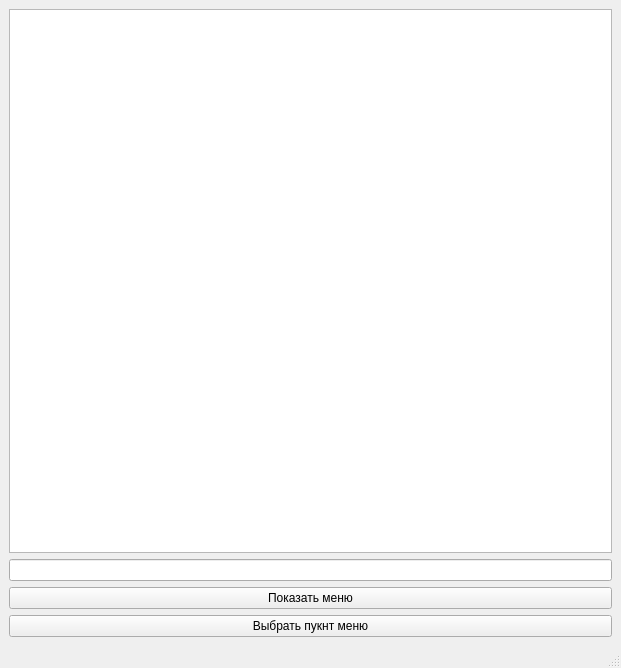
<?xml version="1.0" encoding="UTF-8"?>
<ui version="4.0">
 <class>MainWindow</class>
 <widget class="QMainWindow" name="MainWindow">
  <property name="geometry">
   <rect>
    <x>0</x>
    <y>0</y>
    <width>621</width>
    <height>668</height>
   </rect>
  </property>
  <property name="windowTitle">
   <string>MainWindow</string>
  </property>
  <widget class="QWidget" name="centralwidget">
   <layout class="QGridLayout" name="gridLayout">
    <item row="0" column="0">
     <layout class="QVBoxLayout" name="verticalLayout">
      <item>
       <widget class="QTextEdit" name="textEdit"/>
      </item>
      <item>
       <widget class="QLineEdit" name="lineEdit"/>
      </item>
      <item>
       <layout class="QGridLayout" name="gridLayout_2">
        <item row="0" column="0">
         <widget class="QPushButton" name="showMenu_btn">
          <property name="text">
           <string>Показать меню</string>
          </property>
         </widget>
        </item>
        <item row="1" column="0">
         <widget class="QPushButton" name="choosePoint_btn">
          <property name="text">
           <string>Выбрать пукнт меню</string>
          </property>
         </widget>
        </item>
       </layout>
      </item>
     </layout>
    </item>
   </layout>
  </widget>
  <widget class="QMenuBar" name="menubar">
   <property name="geometry">
    <rect>
     <x>0</x>
     <y>0</y>
     <width>621</width>
     <height>22</height>
    </rect>
   </property>
  </widget>
  <widget class="QStatusBar" name="statusbar"/>
 </widget>
 <resources/>
 <connections/>
</ui>
